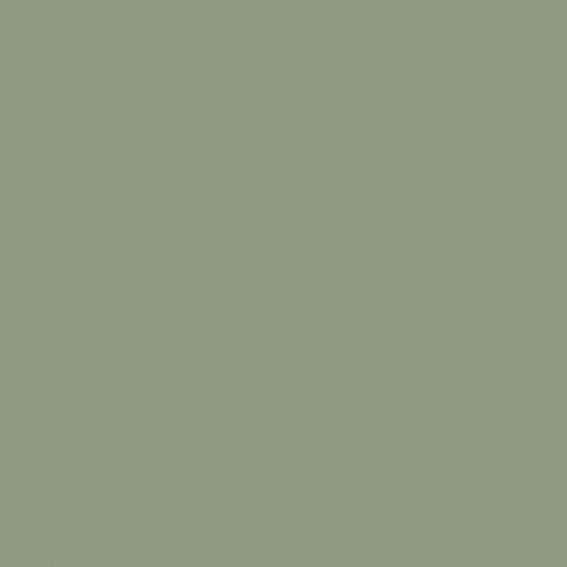
#> input picture greenbg.jpeg, 567 x 567 px
$ python codehw.py
#> lines starting #> are read from the running program, lines starting #| are printed output that depends on the picture
import cv2

img = cv2.imread("greenbg.jpeg")
#> img is the input picture: shape (567, 567, 3); mean B, G, R 129.1, 152.1, 144.1

start = (100,400)
end = (420,550)
thickness = -1
colour = (117,90,87)

img = cv2.rectangle(img, start, end, colour, thickness)
cv2.imshow("rectangle", img)

start = (140,300)
end = (380,400)
thickness = -1
colour = (38,48,56)

img = cv2.rectangle(img, start, end, colour, thickness)
cv2.imshow("rectangle", img)


position = (120, 150)
font = cv2.FONT_ITALIC
fontscale = 2
colour = (50,28,32)
thickness = 4

img = cv2.putText(img, "HOUSE", position, font, fontscale, colour, thickness)
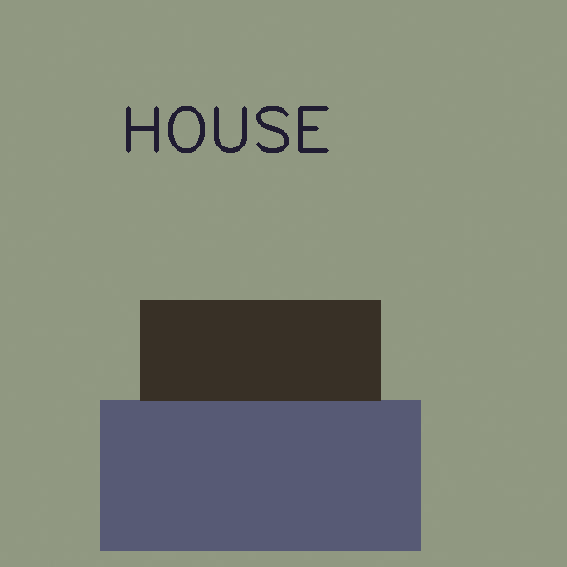
#> img: shape (567, 567, 3); mean B, G, R 119.7, 133.8, 127.9
cv2.imshow("rectangle", img)


cv2.waitKey(0)
cv2.destroyAllWindows()
